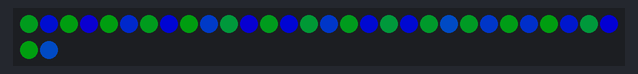
Bench run of a sketch on a simulated Arduino Uno, built with avr-gcc and run on an emulated ATmega328P. Shown: 32 RGB LEDs in strip order, left to right, continuing on the next row. Dim RGB values are drawn brighter than linear; random numbers use the default seed unless the sketch sets one; what the sketch prints to the serial monitor is not drawn.

Above: at 2.5 s.
At 11.5 s:
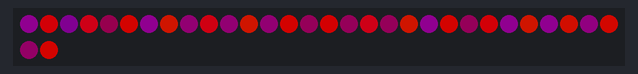
At 20.5 s:
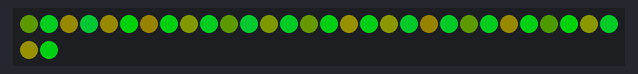
At 25.0 s:
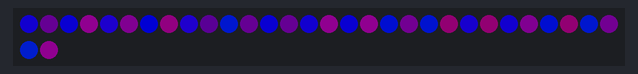
At 29.5 s:
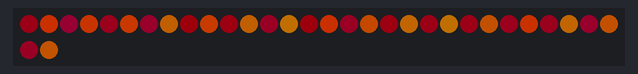
At 38.5 s:
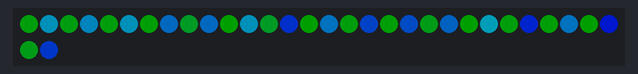

The sketch:

odd_even_toggle.ino
```cpp
// Example showing how to operate on odd or even pixels.
//
// Odd pixels are assigned one hue, and even pixels a different
// hue.  The brightness of odd and even pixels is also toggled
// at a specified regular interval.
//
//
// Marc Miller,  Nov 2020
//***************************************************************

#include "FastLED.h"
#define DATA_PIN 11
#define CLOCK_PIN 13
#define LED_TYPE LPD8806
#define COLOR_ORDER GRB
#define NUM_LEDS 32
#define BRIGHTNESS 128
CRGB leds[NUM_LEDS];


const uint16_t toggleSpeed = 900;  // how fast to toggle hueA and B [time in ms]
uint8_t hueOffset = 42;  // values from 20-128 are good
uint8_t hueA = 105;
uint8_t hueB = hueA + hueOffset;
uint8_t valueA = 255;
uint8_t valueB = 128;  // set the same as valueA for no brightness toggling
boolean newHue = false;


//===============================================================
void setup() {
  Serial.begin(115200);
  delay(1500);
  FastLED.addLeds<LED_TYPE, DATA_PIN, CLOCK_PIN, COLOR_ORDER>(leds, NUM_LEDS).setCorrection(TypicalLEDStrip);
  FastLED.setBrightness(BRIGHTNESS);
  FastLED.clear();
  FastLED.show();
  Serial.println("Setup done.\n");
}


//===============================================================
void loop() {

  EVERY_N_MILLISECONDS(toggleSpeed) {

    if (newHue) {
      hueA = hueA + random8(64,128);  // pick a new hue
      hueB = hueA + hueOffset;
      newHue = false;  // set back to false
    }

    // toggle brightness A and B values
    uint8_t temp = valueA;
    valueA = valueB;
    valueB = temp;

    for (uint8_t i = 0; i < NUM_LEDS; i++) {
      if ( i % 2 == 0) {
        // pixel is even number
        leds[i] = CHSV(random8(hueA,hueA+20), 255, valueA );
      } else {
        //pixel is odd number
        leds[i] = CHSV(random8(hueB,hueB+20), 255, valueB );
      }
    }

    FastLED.show();
  }

  EVERY_N_SECONDS(7) {
    newHue = true;
  }

}  // end main loop


//---------------------------------------------------------------
/* Different ways to check if a value is odd or even:

  if ( value % 2 == 0) {
    // is even number
  } else {
    // is odd number
  }

  if ( mod8(value,2) == 0) {
    // is even number
  } else {
    // is odd number
  }

  if ((value & 0x01) == 0) {
    // is even number
  } else {
    // is odd number
  }

*/
```

Measured:
- what the display in image 5 shows lasts 0.9 s, from 38.4 s to 39.3 s
